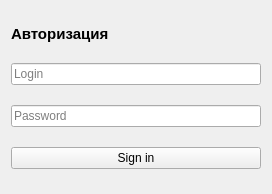
<?xml version="1.0" encoding="UTF-8"?>
<ui version="4.0">
 <class>Form</class>
 <widget class="QWidget" name="Form">
  <property name="geometry">
   <rect>
    <x>0</x>
    <y>0</y>
    <width>272</width>
    <height>194</height>
   </rect>
  </property>
  <property name="sizePolicy">
   <sizepolicy hsizetype="Preferred" vsizetype="Preferred">
    <horstretch>0</horstretch>
    <verstretch>0</verstretch>
   </sizepolicy>
  </property>
  <property name="windowTitle">
   <string>Form</string>
  </property>
  <layout class="QVBoxLayout" name="verticalLayout">
   <item>
    <widget class="QLabel" name="label">
     <property name="sizePolicy">
      <sizepolicy hsizetype="Minimum" vsizetype="Fixed">
       <horstretch>0</horstretch>
       <verstretch>0</verstretch>
      </sizepolicy>
     </property>
     <property name="font">
      <font>
       <pointsize>11</pointsize>
       <weight>75</weight>
       <italic>false</italic>
       <bold>true</bold>
      </font>
     </property>
     <property name="text">
      <string>Авторизация</string>
     </property>
    </widget>
   </item>
   <item>
    <widget class="QLineEdit" name="loginLine">
     <property name="placeholderText">
      <string>Login</string>
     </property>
    </widget>
   </item>
   <item>
    <widget class="QLineEdit" name="passwordLine">
     <property name="placeholderText">
      <string>Password</string>
     </property>
    </widget>
   </item>
   <item>
    <widget class="QPushButton" name="signInBtn">
     <property name="text">
      <string>Sign in</string>
     </property>
    </widget>
   </item>
  </layout>
 </widget>
 <resources/>
 <connections/>
</ui>
